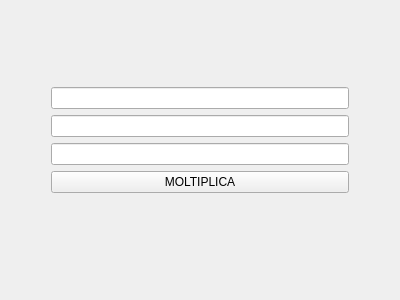
<?xml version="1.0" encoding="UTF-8"?>
<ui version="4.0">
 <class>Form</class>
 <widget class="QWidget" name="Form">
  <property name="geometry">
   <rect>
    <x>0</x>
    <y>0</y>
    <width>400</width>
    <height>300</height>
   </rect>
  </property>
  <property name="windowTitle">
   <string>Moltiplicatrice</string>
  </property>
  <layout class="QHBoxLayout" name="horizontalLayout">
   <item>
    <spacer name="horizontalSpacer">
     <property name="orientation">
      <enum>Qt::Horizontal</enum>
     </property>
     <property name="sizeType">
      <enum>QSizePolicy::Fixed</enum>
     </property>
     <property name="sizeHint" stdset="0">
      <size>
       <width>40</width>
       <height>20</height>
      </size>
     </property>
    </spacer>
   </item>
   <item>
    <layout class="QVBoxLayout" name="verticalLayout">
     <item>
      <spacer name="verticalSpacer_2">
       <property name="orientation">
        <enum>Qt::Vertical</enum>
       </property>
       <property name="sizeHint" stdset="0">
        <size>
         <width>20</width>
         <height>40</height>
        </size>
       </property>
      </spacer>
     </item>
     <item>
      <widget class="QLineEdit" name="lE_primoNumero"/>
     </item>
     <item>
      <widget class="QLineEdit" name="lE_secondoNumero"/>
     </item>
     <item>
      <widget class="QLineEdit" name="lE_risultato"/>
     </item>
     <item>
      <widget class="QPushButton" name="pB_moltiplica">
       <property name="text">
        <string>MOLTIPLICA</string>
       </property>
      </widget>
     </item>
     <item>
      <spacer name="verticalSpacer">
       <property name="orientation">
        <enum>Qt::Vertical</enum>
       </property>
       <property name="sizeHint" stdset="0">
        <size>
         <width>20</width>
         <height>40</height>
        </size>
       </property>
      </spacer>
     </item>
     <item>
      <widget class="QLabel" name="l_comunicazione">
       <property name="text">
        <string/>
       </property>
      </widget>
     </item>
    </layout>
   </item>
   <item>
    <spacer name="horizontalSpacer_2">
     <property name="orientation">
      <enum>Qt::Horizontal</enum>
     </property>
     <property name="sizeType">
      <enum>QSizePolicy::Fixed</enum>
     </property>
     <property name="sizeHint" stdset="0">
      <size>
       <width>40</width>
       <height>20</height>
      </size>
     </property>
    </spacer>
   </item>
  </layout>
 </widget>
 <resources/>
 <connections>
  <connection>
   <sender>pB_moltiplica</sender>
   <signal>clicked()</signal>
   <receiver>Form</receiver>
   <slot>pB_moltiplicaClick()</slot>
   <hints>
    <hint type="sourcelabel">
     <x>315</x>
     <y>190</y>
    </hint>
    <hint type="destinationlabel">
     <x>396</x>
     <y>137</y>
    </hint>
   </hints>
  </connection>
 </connections>
 <slots>
  <slot>pB_moltiplicaClick()</slot>
 </slots>
</ui>
